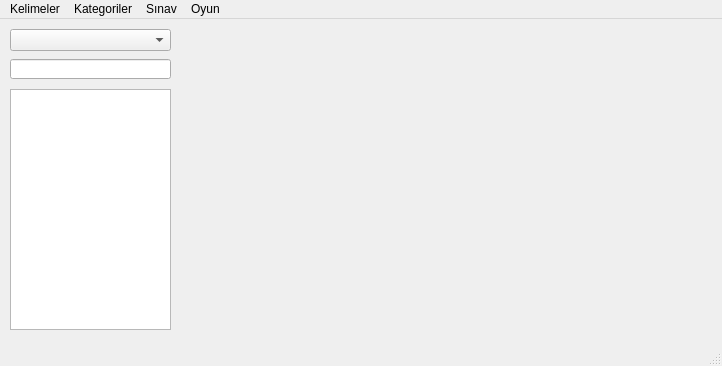
<?xml version="1.0" encoding="UTF-8"?>
<ui version="4.0">
 <class>MainWindow</class>
 <widget class="QMainWindow" name="MainWindow">
  <property name="geometry">
   <rect>
    <x>0</x>
    <y>0</y>
    <width>722</width>
    <height>366</height>
   </rect>
  </property>
  <property name="windowTitle">
   <string>İşaret Dili Sözlüğü</string>
  </property>
  <widget class="QWidget" name="centralwidget">
   <widget class="QComboBox" name="comboBox">
    <property name="geometry">
     <rect>
      <x>10</x>
      <y>10</y>
      <width>161</width>
      <height>22</height>
     </rect>
    </property>
   </widget>
   <widget class="QLineEdit" name="lineEdit">
    <property name="geometry">
     <rect>
      <x>10</x>
      <y>40</y>
      <width>161</width>
      <height>20</height>
     </rect>
    </property>
   </widget>
   <widget class="QListWidget" name="listWidget">
    <property name="geometry">
     <rect>
      <x>10</x>
      <y>70</y>
      <width>161</width>
      <height>241</height>
     </rect>
    </property>
   </widget>
   <widget class="QWidget" name="horizontalLayoutWidget">
    <property name="geometry">
     <rect>
      <x>190</x>
      <y>10</y>
      <width>501</width>
      <height>301</height>
     </rect>
    </property>
    <layout class="QHBoxLayout" name="layout">
     <property name="spacing">
      <number>0</number>
     </property>
     <property name="sizeConstraint">
      <enum>QLayout::SetNoConstraint</enum>
     </property>
    </layout>
   </widget>
  </widget>
  <widget class="QMenuBar" name="menubar">
   <property name="geometry">
    <rect>
     <x>0</x>
     <y>0</y>
     <width>722</width>
     <height>21</height>
    </rect>
   </property>
   <widget class="QMenu" name="menuKelimeler">
    <property name="title">
     <string>Kelimeler</string>
    </property>
    <addaction name="actionKelime_Ekle"/>
    <addaction name="actionKelime_D_zenle"/>
    <addaction name="actionKelime_Sil"/>
   </widget>
   <widget class="QMenu" name="menuKategoriler">
    <property name="title">
     <string>Kategoriler</string>
    </property>
    <addaction name="actionKategori_Ekle"/>
    <addaction name="actionKategori_D_zenle"/>
    <addaction name="actionKategori_Sil"/>
   </widget>
   <widget class="QMenu" name="menuS_nav">
    <property name="title">
     <string>Sınav</string>
    </property>
    <addaction name="actionRastgele_S_nav_Yap"/>
   </widget>
   <widget class="QMenu" name="menuHakk_nda">
    <property name="title">
     <string>Oyun</string>
    </property>
    <addaction name="actionHafiza_Oyunu"/>
    <addaction name="separator"/>
   </widget>
   <addaction name="menuKelimeler"/>
   <addaction name="menuKategoriler"/>
   <addaction name="menuS_nav"/>
   <addaction name="menuHakk_nda"/>
  </widget>
  <widget class="QStatusBar" name="statusbar"/>
  <action name="actionKelime_Ekle">
   <property name="text">
    <string>Kelime Ekle</string>
   </property>
  </action>
  <action name="actionKelime_D_zenle">
   <property name="text">
    <string>Kelime Düzenle</string>
   </property>
  </action>
  <action name="actionKelime_Sil">
   <property name="text">
    <string>Kelime Sil</string>
   </property>
  </action>
  <action name="actionKategori_Ekle">
   <property name="text">
    <string>Kategori Ekle</string>
   </property>
  </action>
  <action name="actionKategori_D_zenle">
   <property name="text">
    <string>Kategori Düzenle</string>
   </property>
  </action>
  <action name="actionKategori_Sil">
   <property name="text">
    <string>Kategori Sil</string>
   </property>
  </action>
  <action name="actionRastgele_S_nav_Yap">
   <property name="text">
    <string>Çoktan Seçmeli Sınav</string>
   </property>
  </action>
  <action name="actionHafiza_Oyunu">
   <property name="text">
    <string>Hafıza Oyunu</string>
   </property>
  </action>
  <action name="actionYard_m">
   <property name="text">
    <string>Yardım</string>
   </property>
  </action>
 </widget>
 <resources/>
 <connections/>
</ui>
